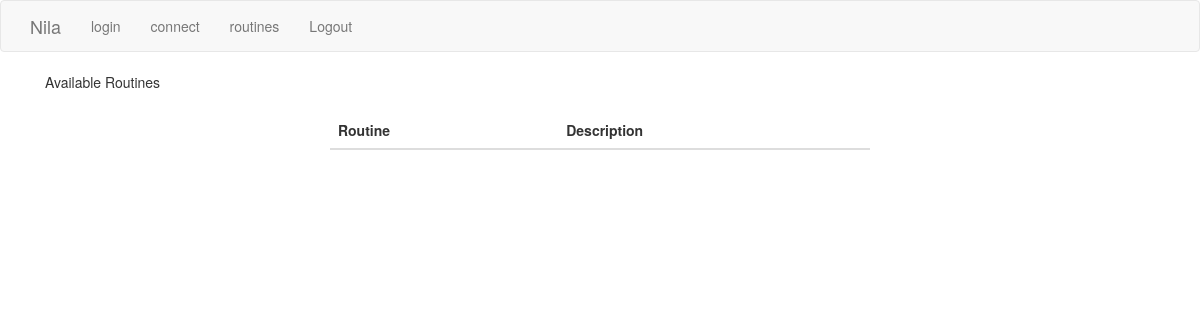
The page /routine/home/ (signed in) on the database as committed earlier.
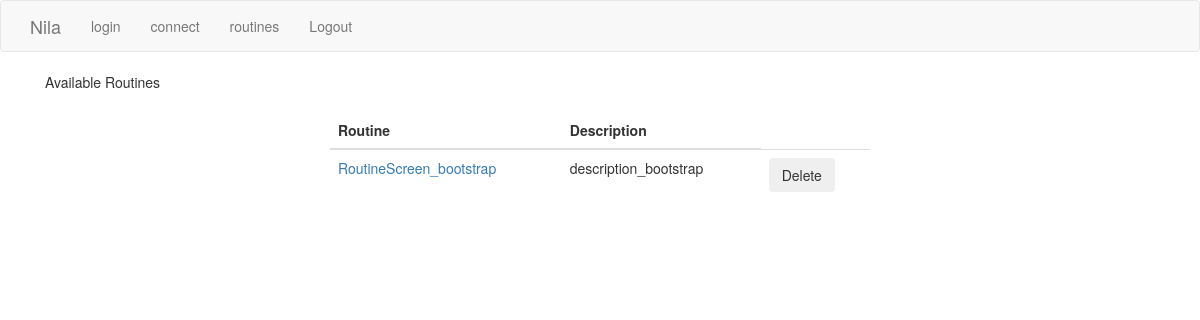
The same page on the database as committed later.
### app/models.py (models this page shows, shortened)
class RoutineScreen(db.Model):
    id = db.Column(db.Text, primary_key=True, default = str(uuid.uuid4()))
    name = db.Column(db.String(30))
    description = db.Column(db.String(150))
    fields =  db.Column(db.Text)
    created_at = db.Column(db.DateTime,default=datetime.utcnow)
    last_updated = db.Column(db.DateTime, default=datetime.utcnow)

### app/_routes.py (the view)
@app.route('/routine/home/', methods = ['GET','POST'])
@login_required
def routine_home():
    if request.method == 'POST':
        tbd = RoutineScreen.query.get(request.form['id_tbd'])
        db.session.delete(tbd)
        db.session.commit()
    routines = [] #Create an empty array to store all available routine screens to be passed onto the UI
    rs_filtered = RoutineScreen.query.all() #Get all routine screens that have been created to far
    for i in range(0,len(rs_filtered)): #Create a json that contains the above information so the UI can format it as needed.
        avbl_routine = ""
        avbl_routine = {"name" : str(rs_filtered[i].name),"id" : str(rs_filtered[i].id),"description" : str(rs_filtered[i].description) }
        routines.append(json.loads(json.dumps(avbl_routine)))
    return render_template('routine/index.html', title='Available Routines', routines=routines)

### app/models.py (called while the page is built)
@login_manager.user_loader
def load_user(id):
    try:
        return User.query.get(int(id))
    except:
        return None

### app/templates/routine/index.html (shortened to what this page needs)
{% extends "base.html" %}
{% block app_content %}
<div class="col-sm-12">
    <div class="row">
        <div class="col-sm-12">
            Available Routines
        </div>
    </div>
    <br/>
    <div class="row">
        <div class="col-sm-3"></div>
        <div class="col-sm-6">
                <table class = "table">
                    <thead>
                        <tr>
                            <th scope="col">Routine</th>
                            <th scope="col">Description</th>
                        </tr>
                    </thead>
                    {% for each_item in routines %}
                    <tr>
                        <td class="table-light">
                            <a href=" {{ url_for('routine', unique_id=each_item['id']) }}">{{ each_item['name'] }}</a>
                        </td>
                        <td>
                            {{ each_item['description'] }}
                        </td>
                        <td>
                            <form method="post">
                                <input class="btn btn-secondary" id="{{ each_item['id'] }}" name="delete" type="submit" value= "Delete" >
                            </form>
                        </td>
                    </tr>
                    {% endfor %}
                </table>
        </div>
        <div class="col-sm-3"></div>
    </div>
</div>
{% endblock %}

### app/templates/base.html (shortened to what this page needs)
{% extends 'bootstrap/base.html' %}
{% block navbar %}
    <nav class="navbar navbar-default">
        <div class="container">
            <div class="navbar-header">
                <a class="navbar-brand" href="{{ url_for('index') }}">Nila</a>
            </div>
            <div class="collapse navbar-collapse" id="bs-example-navbar-collapse-1">
                <ul class="nav navbar-nav">
                    <li><a href="{{ url_for('login') }}">login</a></li>
                    <li><a href="{{ url_for('connect') }}">connect</a></li>
                    <li><a href="{{ url_for('routine_home') }}">routines</a></li>
                </ul>
                <ul class="nav navbar-nav">
                    <li>
                        {% if current_user.is_anonymous %}
                        <a href="{{ url_for('login') }}">Login</a>
                        {% else %}
                        <a href="{{ url_for('logout') }}">Logout</a>
                        {% endif %}
                    </li>
                </ul>
            </div>
        </div>
    </nav>
{% endblock %}
{% block content %}
    <div class = "container">
        {% block app_content %}
        {% endblock %}
    </div>
{% endblock %}

Rows that differ between the two databases and show on the page:
added RoutineScreen: name "RoutineScreen_bootstrap", description "description_bootstrap"
